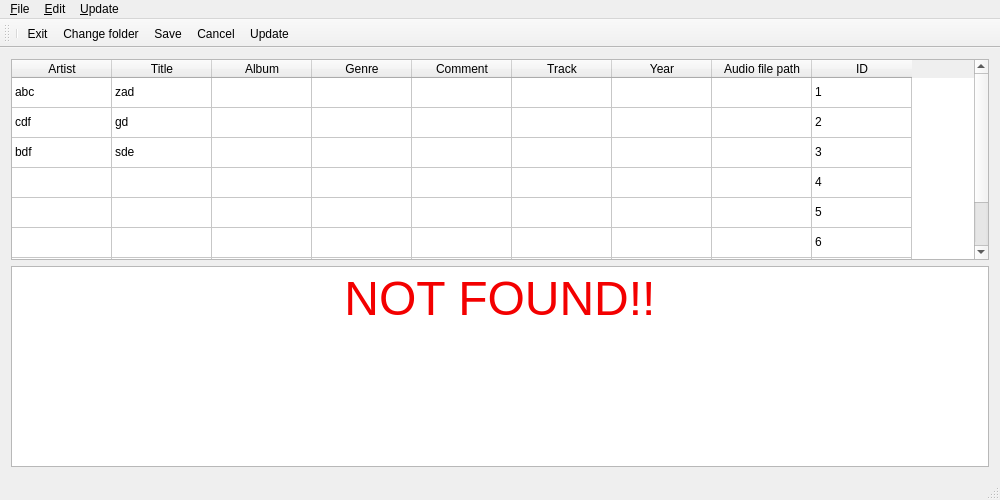
<?xml version="1.0" encoding="UTF-8"?>
<ui version="4.0">
 <class>MainWindow</class>
 <widget class="QMainWindow" name="MainWindow">
  <property name="geometry">
   <rect>
    <x>0</x>
    <y>0</y>
    <width>1000</width>
    <height>500</height>
   </rect>
  </property>
  <property name="sizePolicy">
   <sizepolicy hsizetype="Expanding" vsizetype="Expanding">
    <horstretch>0</horstretch>
    <verstretch>0</verstretch>
   </sizepolicy>
  </property>
  <property name="windowTitle">
   <string>MainWindow</string>
  </property>
  <widget class="QWidget" name="centralWidget">
   <layout class="QVBoxLayout" name="verticalLayout_2">
    <item>
     <widget class="QTableWidget" name="tableWidget">
      <property name="sortingEnabled">
       <bool>true</bool>
      </property>
      <attribute name="horizontalHeaderShowSortIndicator" stdset="0">
       <bool>true</bool>
      </attribute>
      <attribute name="verticalHeaderVisible">
       <bool>false</bool>
      </attribute>
      <row>
       <property name="text">
        <string>1</string>
       </property>
      </row>
      <row>
       <property name="text">
        <string>2</string>
       </property>
      </row>
      <row>
       <property name="text">
        <string>3</string>
       </property>
      </row>
      <row>
       <property name="text">
        <string>4</string>
       </property>
      </row>
      <row>
       <property name="text">
        <string>5</string>
       </property>
      </row>
      <row>
       <property name="text">
        <string>6</string>
       </property>
      </row>
      <row>
       <property name="text">
        <string>7</string>
       </property>
      </row>
      <row>
       <property name="text">
        <string>8</string>
       </property>
      </row>
      <column>
       <property name="text">
        <string>Artist</string>
       </property>
      </column>
      <column>
       <property name="text">
        <string>Title</string>
       </property>
      </column>
      <column>
       <property name="text">
        <string>Album</string>
       </property>
      </column>
      <column>
       <property name="text">
        <string>Genre</string>
       </property>
      </column>
      <column>
       <property name="text">
        <string>Comment</string>
       </property>
      </column>
      <column>
       <property name="text">
        <string>Track</string>
       </property>
      </column>
      <column>
       <property name="text">
        <string>Year</string>
       </property>
      </column>
      <column>
       <property name="text">
        <string notr="true">Audio file path</string>
       </property>
       <property name="toolTip">
        <string notr="true"/>
       </property>
       <property name="whatsThis">
        <string notr="true"/>
       </property>
      </column>
      <column>
       <property name="text">
        <string>ID</string>
       </property>
      </column>
      <item row="0" column="0">
       <property name="text">
        <string>abc</string>
       </property>
      </item>
      <item row="0" column="1">
       <property name="text">
        <string>zad</string>
       </property>
      </item>
      <item row="0" column="8">
       <property name="text">
        <string>1</string>
       </property>
      </item>
      <item row="1" column="0">
       <property name="text">
        <string>cdf</string>
       </property>
      </item>
      <item row="1" column="1">
       <property name="text">
        <string>gd</string>
       </property>
      </item>
      <item row="1" column="8">
       <property name="text">
        <string>2</string>
       </property>
      </item>
      <item row="2" column="0">
       <property name="text">
        <string>bdf</string>
       </property>
      </item>
      <item row="2" column="1">
       <property name="text">
        <string>sde</string>
       </property>
      </item>
      <item row="2" column="8">
       <property name="text">
        <string>3</string>
       </property>
      </item>
      <item row="3" column="8">
       <property name="text">
        <string>4</string>
       </property>
      </item>
      <item row="4" column="8">
       <property name="text">
        <string>5</string>
       </property>
      </item>
      <item row="5" column="8">
       <property name="text">
        <string>6</string>
       </property>
      </item>
      <item row="6" column="8">
       <property name="text">
        <string>7</string>
       </property>
      </item>
      <item row="7" column="8">
       <property name="text">
        <string>8</string>
       </property>
      </item>
     </widget>
    </item>
    <item>
     <widget class="QTextBrowser" name="notFound">
      <property name="html">
       <string>&lt;!DOCTYPE HTML PUBLIC &quot;-//W3C//DTD HTML 4.0//EN&quot; &quot;http://www.w3.org/TR/REC-html40/strict.dtd&quot;&gt;
&lt;html&gt;&lt;head&gt;&lt;meta name=&quot;qrichtext&quot; content=&quot;1&quot; /&gt;&lt;style type=&quot;text/css&quot;&gt;
p, li { white-space: pre-wrap; }
&lt;/style&gt;&lt;/head&gt;&lt;body style=&quot; font-family:'.SF NS Text'; font-size:13pt; font-weight:400; font-style:normal;&quot;&gt;
&lt;p align=&quot;center&quot; style=&quot; margin-top:0px; margin-bottom:0px; margin-left:0px; margin-right:0px; -qt-block-indent:0; text-indent:0px;&quot;&gt;&lt;span style=&quot; font-size:36pt; color:#f30000;&quot;&gt;NOT FOUND!!&lt;/span&gt;&lt;/p&gt;&lt;/body&gt;&lt;/html&gt;</string>
      </property>
     </widget>
    </item>
   </layout>
  </widget>
  <widget class="QToolBar" name="mainToolBar">
   <attribute name="toolBarArea">
    <enum>TopToolBarArea</enum>
   </attribute>
   <attribute name="toolBarBreak">
    <bool>false</bool>
   </attribute>
   <addaction name="separator"/>
   <addaction name="actionExit"/>
   <addaction name="actionChange_folder"/>
   <addaction name="action_Save"/>
   <addaction name="action_Cancel"/>
   <addaction name="actionUpdate"/>
  </widget>
  <widget class="QStatusBar" name="statusBar"/>
  <widget class="QMenuBar" name="menuBar">
   <property name="geometry">
    <rect>
     <x>0</x>
     <y>0</y>
     <width>1000</width>
     <height>22</height>
    </rect>
   </property>
   <widget class="QMenu" name="menu_File">
    <property name="title">
     <string>&amp;File</string>
    </property>
    <addaction name="actionChange_folder"/>
    <addaction name="actionExit"/>
   </widget>
   <widget class="QMenu" name="menu_Edit">
    <property name="title">
     <string>&amp;Edit</string>
    </property>
    <addaction name="action_Save"/>
    <addaction name="action_Cancel"/>
   </widget>
   <widget class="QMenu" name="menu_Update">
    <property name="title">
     <string>&amp;Update</string>
    </property>
    <addaction name="actionUpdate"/>
   </widget>
   <addaction name="menu_File"/>
   <addaction name="menu_Edit"/>
   <addaction name="menu_Update"/>
  </widget>
  <action name="actionMenu">
   <property name="icon">
    <iconset>
     <normaloff>:/rec/Open-file-icon.png</normaloff>:/rec/Open-file-icon.png</iconset>
   </property>
   <property name="text">
    <string>Menu</string>
   </property>
  </action>
  <action name="actionExit">
   <property name="text">
    <string>Exit</string>
   </property>
  </action>
  <action name="actionChange_folder">
   <property name="text">
    <string>Change folder</string>
   </property>
  </action>
  <action name="action_Save">
   <property name="text">
    <string>&amp;Save</string>
   </property>
  </action>
  <action name="action_Cancel">
   <property name="text">
    <string>&amp;Cancel</string>
   </property>
  </action>
  <action name="actionUpdate">
   <property name="text">
    <string>Update</string>
   </property>
  </action>
 </widget>
 <layoutdefault spacing="6" margin="11"/>
 <resources/>
 <connections/>
</ui>
